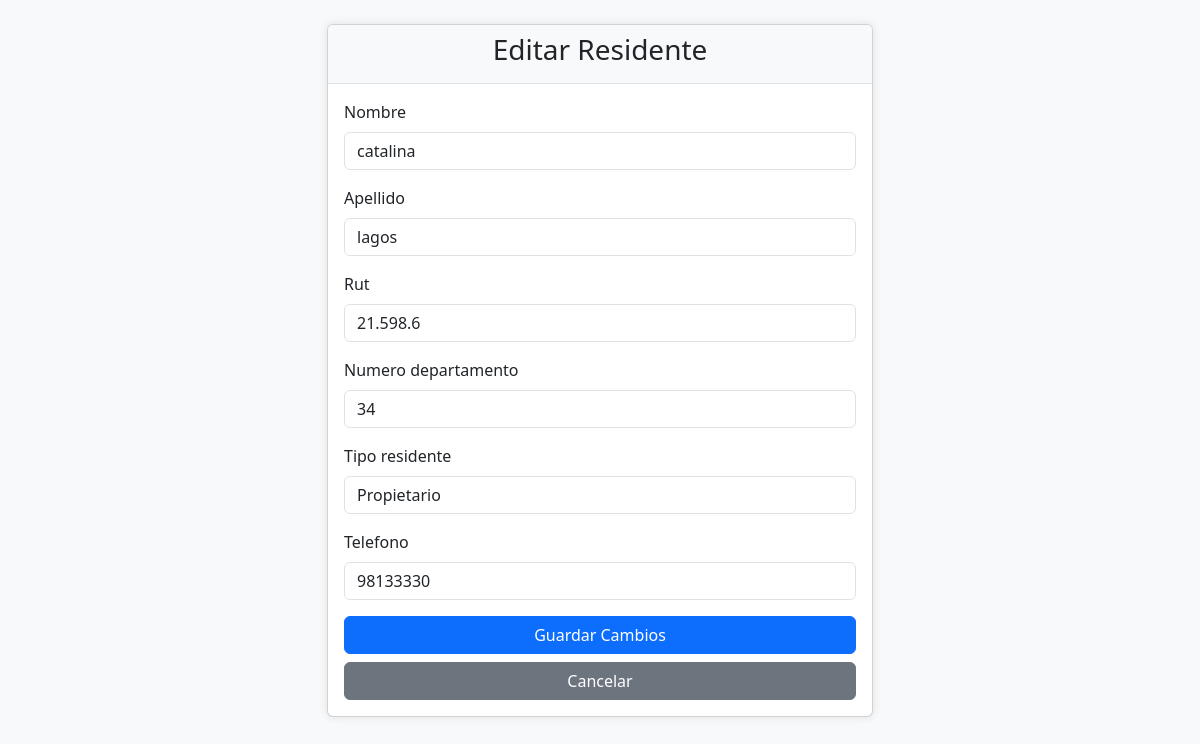
Page /editar-residente/2/ on the committed database.
### aplicaciones/gest_mirador/models.py (models this page shows, shortened)
class Residente(models.Model):
    TIPO_RESIDENCIA = [
        ('P', 'Propietario'),
        ('A', 'Arrendatario'),
    ]
    nombre = models.CharField(max_length=100)
    apellido = models.CharField(max_length=100)
    rut = models.CharField(max_length=12, unique=True)
    telefono = models.CharField(max_length=15)
    email = models.EmailField(max_length=254)
    tipo_residente = models.CharField(
        max_length=4,
        choices=TIPO_RESIDENCIA,
        default='PROP'
    )
    numero_departamento = models.CharField(max_length=10)
    fecha_ingreso = models.DateField(default=timezone.now)
    activo = models.BooleanField(default=True)
    fecha_registro = models.DateTimeField(auto_now_add=True)
    ultima_actualizacion = models.DateTimeField(auto_now=True)
    class Meta:
        verbose_name = 'Residente'
        verbose_name_plural = 'Residentes'

### aplicaciones/gest_mirador/views.py (the view)
# urls.py: path('editar-residente/<int:id>/', views.editar_residente, name='editar_residente'),
def editar_residente(request, id):
    gestor = GestorResidentes()
    residente = gestor.obtener_residente(id)
    if request.method == 'POST':
        form = ResidenteForm(request.POST, instance=residente)
        if gestor.actualizar_residente(id, form):
            messages.success(request, 'Residente actualizado exitosamente.')
            return redirect('listar_residentes')
    else:
        form = ResidenteForm(instance=residente)
    return render(request, 'gest_mirador/editar_residente.html', {'form': form, 'residente': residente})

### aplicaciones/gest_mirador/forms.py
class ResidenteForm(forms.ModelForm):
    class Meta:
        model = Residente
        fields = [
            'nombre',
            'apellido',
            'rut',
            'numero_departamento',
            'tipo_residente',
            'telefono',
        ]
        widgets = {
            'nombre': forms.TextInput(attrs={'class': 'form-control'}),
            'apellido': forms.TextInput(attrs={'class': 'form-control'}),
            'rut': forms.TextInput(attrs={'class': 'form-control'}),
            'numero_departamento': forms.TextInput(attrs={'class': 'form-control'}),
            'tipo_residente': forms.Select(attrs={'class': 'form-control'}),
            'telefono': forms.TextInput(attrs={'class': 'form-control'}),
        }

### aplicaciones/gest_mirador/singleton.py (called while the page is built)
    def __new__(cls):
        if cls._instance is None:
            cls._instance = super().__new__(cls)
        return cls._instance

    def obtener_residente(self, id):
        return get_object_or_404(Residente, id=id)

### aplicaciones/gest_mirador/Templates/gest_mirador/editar_residente.html (shortened to what this page needs)
<!DOCTYPE html>
<html>
<head>
    <link href="https://cdn.jsdelivr.net/npm/bootstrap@5.3.0/dist/css/bootstrap.min.css" rel="stylesheet">
</head>
<body>
    <div class="container mt-4">
        <div class="row justify-content-center">
            <div class="col-md-6">
                <div class="card">
                    <div class="card-header">
                        <h3 class="text-center">Editar Residente</h3>
                    </div>
                    <div class="card-body">
                        <form method="post">
                            {% for field in form %}
                            <div class="mb-3">
                                <label for="{{ field.id_for_label }}" class="form-label">{{ field.label }}</label>
                                <div class="form-control-wrapper">
                                    {{ field }}
                                </div>
                            </div>
                            {% endfor %}
                            <div class="d-grid gap-2">
                                <button type="submit" class="btn btn-primary">Guardar Cambios</button>
                                <a href="{% url 'listar_residentes' %}" class="btn btn-secondary">Cancelar</a>
                            </div>
                        </form>
                    </div>
                </div>
            </div>
        </div>
    </div>
</body>
</html>

### aplicaciones/gest_mirador/Templates/gest_mirador/editar_residente.html (style rules this page uses)
body { background-color: #f8f9fa; }
.form-control { margin-bottom: 10px; }
.card { box-shadow: 0 0 10px rgba(0,0,0,0.1); }
.card-header { background-color: #f8f9fa; border-bottom: 1px solid #dee2e6; }

### rows in the picture
Residente: form "catalina" "lagos" "21.598.6" "34" "Propietario" "98133330"

### other values in the picture
{{ field.label }} "Nombre" "Apellido" "Rut" "Numero departamento" "Tipo residente" "Telefono"
